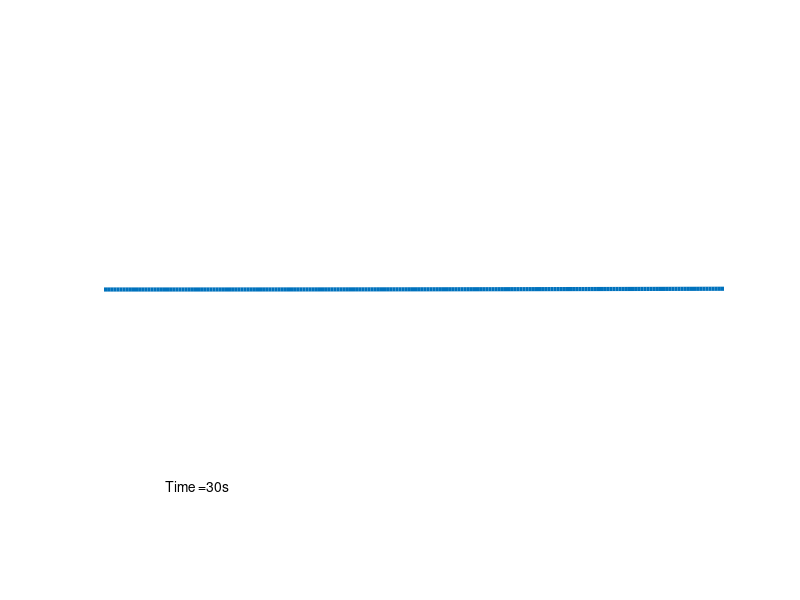

Recreate this plot in MATLAB.
x=0:0.01:2; % x-Vector
t=0:0.2:30; % time-Vector
for n=1:length(t)
    y=cos(t(n))*0.1*exp(-0.1*t(n)).*x.^2;
    plot(x,y,'LineWidth',3); axis off
    axis([0 2 -1 1])
    text(0.2,-0.8,['Time =' num2str(t(n)) 's']);
    pause(0.05); % wait 0.05 sec
end